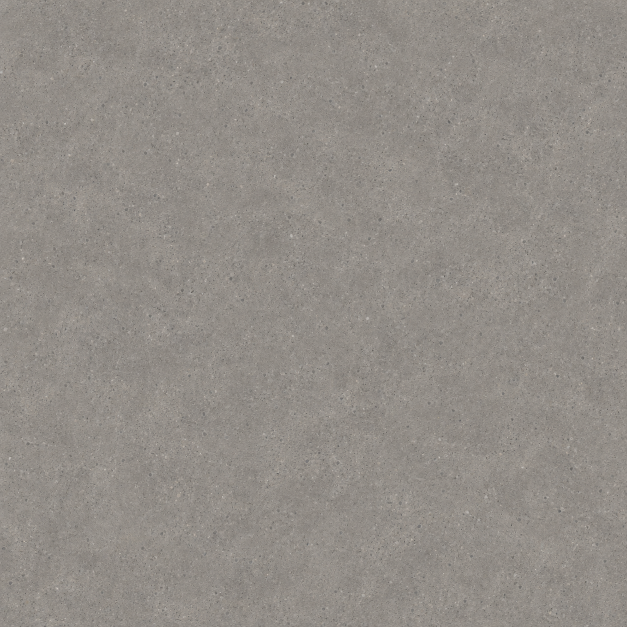
#> input picture Concepts/Unused/Environment/FloorMaterials01/warehouse-concrete-base-01.png, 1254 x 1254 px, found by its file name (shown at 1/2 size)
$ python render_samples.py
#> lines starting #> are read from the running program, lines starting #| are printed output that depends on the picture
"""Offline procedural blood material studies. NumPy + Pillow, no blood textures.

Only floor images come from the game's existing material library. This is an
art prototype with a fixed overhead light, not a Unity shader or fluid solver.
"""

import argparse
import json
from pathlib import Path

import numpy as np
from PIL import Image, ImageDraw, ImageFilter, ImageFont


FAMILY = Path(__file__).resolve().parent
PROJECT = FAMILY.parents[3]
SIZE = 640


def smoothstep(low, high, value):
    t = np.clip((value - low) / (high - low), 0, 1)
    return t * t * (3 - 2 * t)


def noise_field(rng, size, scale):
    pixels = rng.integers(0, 256, (scale, scale), dtype=np.uint8)
    image = Image.fromarray(pixels).resize((size, size), Image.Resampling.BICUBIC)
    return np.asarray(image, dtype=np.float32) / 255


def fbm(rng, size, scale):
    result = np.zeros((size, size), dtype=np.float32)
    amplitude = 0.53
    for octave in range(4):
        result += noise_field(rng, size, scale * (2 ** octave)) * amplitude
        amplitude *= 0.5
    return result


def ellipse(x, y, rx, ry):
    return (np.sqrt((x / rx) ** 2 + (y / ry) ** 2) - 1) * min(rx, ry)


def union(a, b, width):
    h = np.clip(0.5 + 0.5 * (b - a) / width, 0, 1)
    return b * (1 - h) + a * h - width * h * (1 - h)


def capsule(x, y, ax, ay, bx, by, radius):
    dx = bx - ax
    dy = by - ay
    t = np.clip(((x - ax) * dx + (y - ay) * dy) / (dx * dx + dy * dy), 0, 1)
    return np.hypot(x - ax - dx * t, y - ay - dy * t) - radius


def make_pool(x, y, seed, style):
    rng = np.random.default_rng(seed)
    angle = rng.uniform(0, np.pi * 2)
    qx = np.cos(angle) * x - np.sin(angle) * y
    qy = np.sin(angle) * x + np.cos(angle) * y
    size = x.shape[0]
    coarse = fbm(rng, size, 7)
    fine = fbm(rng, size, 35)
    zx = qx + (coarse - 0.5) * 0.28
    zy = qy + (fbm(rng, size, 8) - 0.5) * 0.28
    radius = (0.66, 0.47)
    if style == 1:
        radius = (0.53, 0.34)
    elif style == 2:
        radius = (0.60, 0.51)
    distance = ellipse(zx, zy, *radius)
    for _ in range(6):
        theta = rng.uniform(0, np.pi * 2)
        offset = rng.uniform(0.27, 0.55)
        cx = np.cos(theta) * offset
        cy = np.sin(theta) * offset
        lobe = ellipse(zx - cx, zy - cy, rng.uniform(0.12, 0.27), rng.uniform(0.09, 0.21))
        distance = union(distance, lobe, 0.10)
    if style == 1:
        for _ in range(8):
            start_y = rng.uniform(-0.27, 0.27)
            streak = capsule(zx, zy, 0.08, start_y, rng.uniform(0.6, 1.25), start_y + rng.uniform(-0.28, 0.28), rng.uniform(0.009, 0.035))
            distance = union(distance, streak, 0.025)
    distance += (fine - 0.5) * 0.13
    distance += (noise_field(rng, size, 185) - 0.5) * 0.011
    coverage = 1 - smoothstep(-0.004, 0.008, distance)
    thickness = 0.30 + np.clip(-distance * 4, 0, 1.25) + coarse * 0.85
    if style == 2:
        coverage *= 1 - smoothstep(0.67, 0.85, fbm(rng, size, 18)) * 0.95
        thickness *= 0.85 + 1.05 * fine
    density = coverage * thickness

    # Sparse edge freckles, elongated impacts and larger satellite drops.
    drops = 28
    if style == 1:
        drops = 88
    for index in range(drops):
        theta = rng.uniform(0, np.pi * 2)
        offset = rng.uniform(0.58, 1.45)
        cx = np.cos(theta) * offset
        cy = np.sin(theta) * offset
        if style == 1 and index < 61:
            cx = rng.uniform(0.45, 1.48)
            cy = rng.normal(0, 0.40)
        radius = rng.uniform(0.004, 0.014)
        if index % 7 == 0:
            radius = rng.uniform(0.025, 0.055)
        drop = ellipse(qx - cx, qy - cy, radius * rng.uniform(0.8, 1.6), radius)
        mask = 1 - smoothstep(-0.002, 0.005, drop)
        density = np.maximum(density, mask * rng.uniform(0.35, 1.3))

    # A diluted, irregular wet stain around some edges; not a uniform glow.
    wash = (1 - smoothstep(0.0, 0.075, distance)) * (1 - coverage)
    wash *= smoothstep(0.38, 0.68, coarse) * 0.23
    return density + wash


def floor_image(kind, size):
    names = ["warehouse-concrete-base-01.png", "lab-tile-base-01.png"]
    path = PROJECT / "Assets/EmergencyShift/Art/Environment/FloorMaterials" / names[kind]
    tile_size = int(size / 1.6)
    source = Image.open(path).convert("RGB").resize((tile_size, tile_size), Image.Resampling.LANCZOS)
    result = Image.new("RGB", (size, size))
    for y in range(0, size, tile_size):
        for x in range(0, size, tile_size):
            result.paste(source, (x, y))
    return np.asarray(result, dtype=np.float32) / 255


def render(seed, count, style, floor):
#> called with seed = 47, count = 1, style = 0, floor = 0
    coordinates = np.linspace(-1.4, 1.4, SIZE, dtype=np.float32)
    x, y = np.meshgrid(coordinates, coordinates)
    density = np.zeros_like(x)
    positions = np.random.default_rng(seed + 512)
    for index in range(count):
        cx = 0.0
        cy = 0.0
        if index > 0:
            cx, cy = positions.uniform(-0.86, 0.86, 2)
        density += make_pool((x - cx) / 0.82, (y - cy) / 0.82, seed + index * 503 + style * 1103, style)
    rng = np.random.default_rng(seed + 97)
    grain = fbm(rng, SIZE, 95)
#> call 4 of fbm, with size = 640, scale = 95
#> after the loop in fbm (call 4), `for octave in range(4):`:
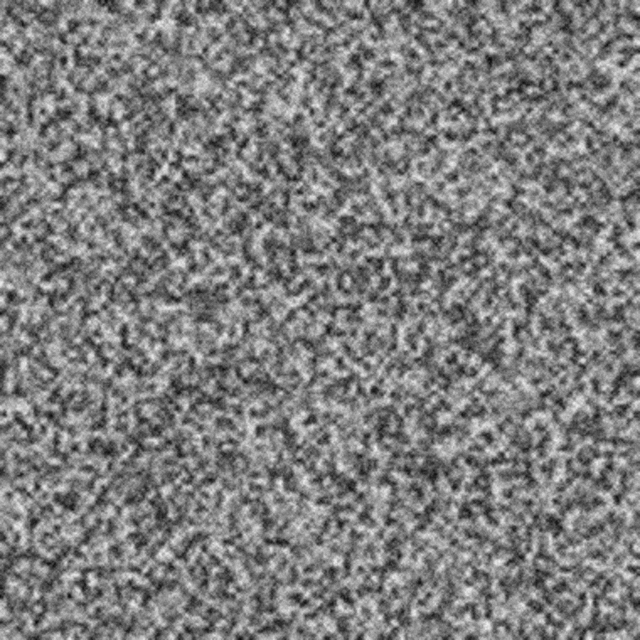
#> result: shape (640, 640) float32; min 0.0325, max 0.96, mean 0.496
#> after the loop in fbm (call 4), `for octave in range(4):`: amplitude = 0.0331
    veins = fbm(rng, SIZE, 19)
#> after the loop in fbm (call 5), `for octave in range(4):`:
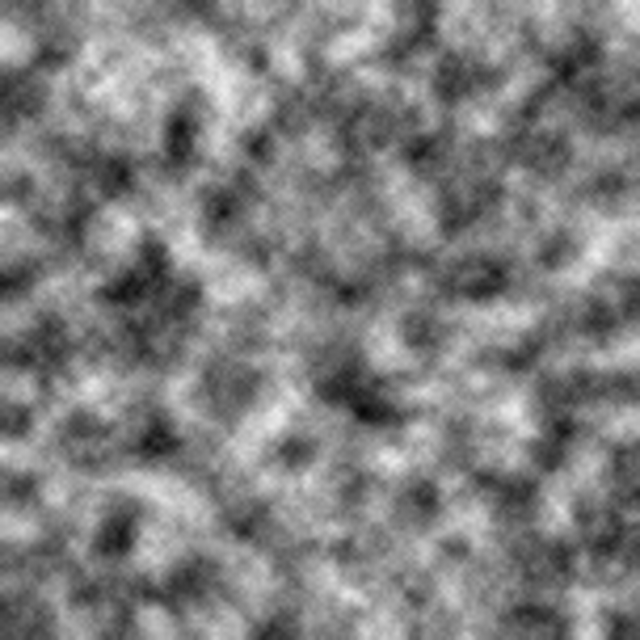
#> result: shape (640, 640) float32; min 0.0348, max 0.926, mean 0.502
    opacity = 1 - np.exp(-density * 1.38)
    thick = 1 - np.exp(-density * 0.57)
    thin = np.array([0.47, 0.015, 0.030])
    deep = np.array([0.125, 0.004, 0.012])
    blood = thin * (1 - thick[..., None]) + deep * thick[..., None]
    blood *= (0.75 + 0.38 * veins + 0.12 * grain)[..., None]
    clot = smoothstep(0.53, 0.78, fbm(rng, SIZE, 48))
#> after the loop in fbm (call 6), `for octave in range(4):`:
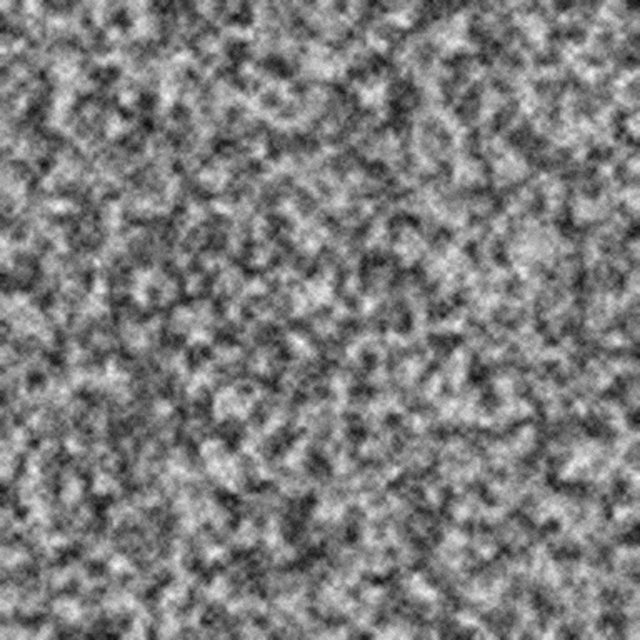
#> result: shape (640, 640) float32; min 0.0525, max 0.986, mean 0.494
    clot_strength = 0.13
    if style == 2:
        clot_strength = 0.42
    blood *= (1 - clot * clot_strength * thick)[..., None]
#> blood: shape (640, 640, 3) float64; mean of channels 0, 1, 2 0.453, 0.0145, 0.0291

    # Thin meniscus and slowly varying liquid surface. Light is a preview rig.
    roughness = 0.02
    if style == 1:
        roughness = 0.06
    elif style == 2:
        roughness = 0.12
    wet_height = (1 - np.exp(-density * 1.15)) * (1 - roughness + roughness * veins)
    wet_height += clot * thick * 0.035
#> wet_height: shape (640, 640) float32; min 0, max 0.934, mean 0.0695
    height8 = Image.fromarray(np.uint8(np.clip(wet_height, 0, 1) * 255))
    height = np.asarray(height8.filter(ImageFilter.GaussianBlur(1.5)), dtype=np.float32) / 255
    gy, gx = np.gradient(height, 2.8 / SIZE)
    normal = np.stack([-gx * 0.23, -gy * 0.23, np.ones_like(gx)], axis=-1)
    normal /= np.linalg.norm(normal, axis=-1, keepdims=True)
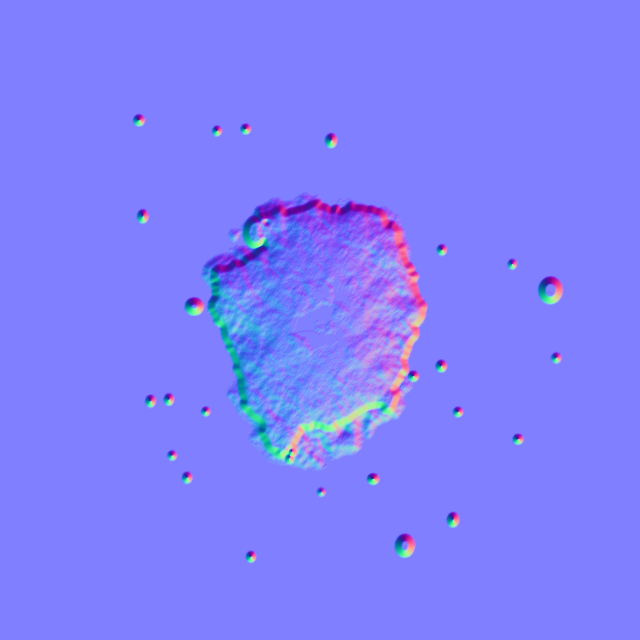
#> normal: shape (640, 640, 3) float32; mean of channels 0, 1, 2 0.000542, 0.000475, 0.978; drawn with min black and max white
    half_light = np.array([-0.24, -0.30, 1.5])
    half_light /= np.linalg.norm(half_light)
    specular = np.maximum(0, normal @ half_light) ** 112
    specular *= smoothstep(0.33, 1.25, density)
    specular *= 0.3 + 0.7 * smoothstep(0.35, 0.63, veins)
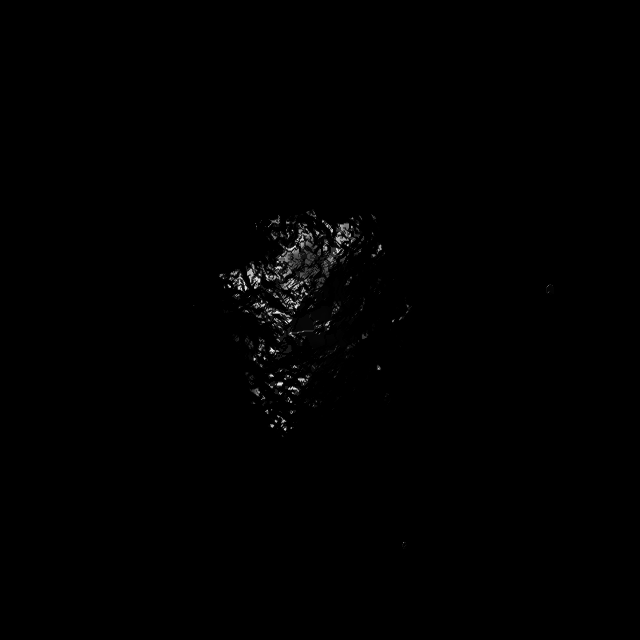
#> specular: shape (640, 640) float64; min 0, max 0.897, mean 0.00419
    strength = 0.40
    if style == 2:
        strength = 0.23
    blood += specular[..., None] * np.array([0.66, 0.46, 0.43]) * strength
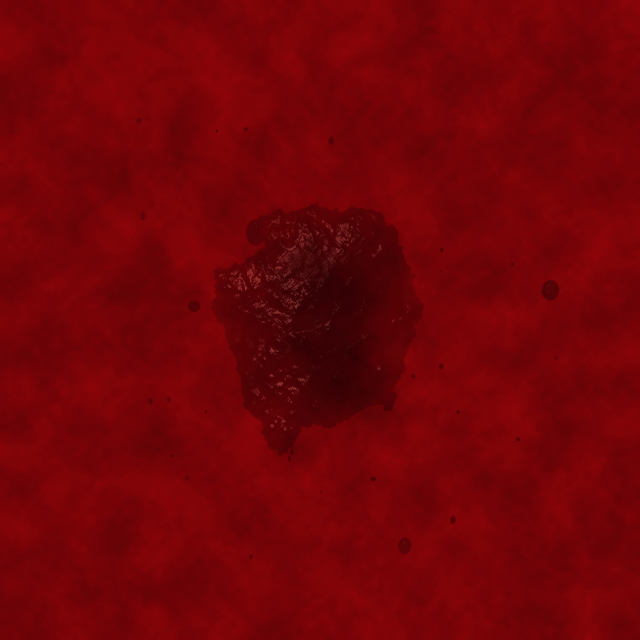
#> blood: shape (640, 640, 3) float64; mean of channels 0, 1, 2 0.454, 0.0152, 0.0298; drawn as R, G, B
    base = floor_image(floor, SIZE)
#> in floor_image, `source = Image.open(path).convert("RGB").resize((tile_size, tile_size)..`:
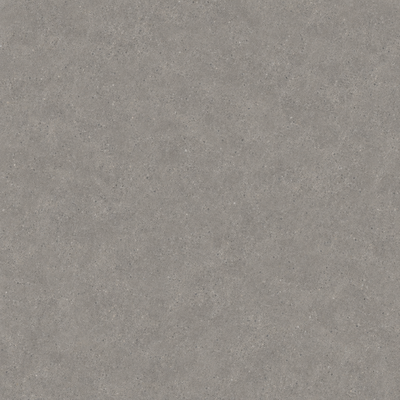
#> source: PIL image 400x400 RGB; mean R, G, B 146.2, 141.1, 135.4
#> in floor_image, `result = Image.new("RGB", (size, size))`: result: PIL image 640x640 RGB; every value is 0
    result = base * (1 - opacity[..., None]) + blood * opacity[..., None]
    return Image.fromarray(np.uint8(np.clip(result, 0, 1) * 255)), density


def contact_sheet(images, labels, filename):
    size = 600
#> size = 600
    header = 50
    result = Image.new("RGB", (size * 3, size + header), (27, 30, 31))
    font = ImageFont.truetype("C:/Windows/Fonts/arial.ttf", 23)
    draw = ImageDraw.Draw(result)
    for index, (image, label) in enumerate(zip(images, labels)):
        result.paste(image.resize((size, size), Image.Resampling.LANCZOS), (index * size, header))
        draw.text((index * size + 18, 14), label, font=font, fill=(230, 231, 230))
    result.save(filename)


def main():
    parser = argparse.ArgumentParser()
    parser.add_argument("--seed", type=int, default=47)
    args = parser.parse_args()
    labels = ["Свежая кровь", "Рваный выброс", "Густая кровь"]
    report = {"seed": args.seed, "size": SIZE, "method": "procedural density + wet height shading", "samples": []}
    for count, floor, suffix in [(1, 0, "single-concrete"), (15, 1, "overlap-tile")]:
        samples = []
        for style in range(3):
            image, density = render(args.seed, count, style, floor)
            filename = f"{suffix}-{style + 1}.png"
            image.save(FAMILY / filename)
            samples.append(image)
            report["samples"].append({"file": filename, "count": count, "style": style, "floor": floor, "coverage": round(float(np.mean(density > 0.05)), 4)})
        contact_sheet(samples, labels, FAMILY / f"{suffix}.png")
    (FAMILY / "render-report.json").write_text(json.dumps(report, indent=2) + "\n", encoding="utf-8")
    print(json.dumps(report, ensure_ascii=False))


if __name__ == "__main__":
    main()
